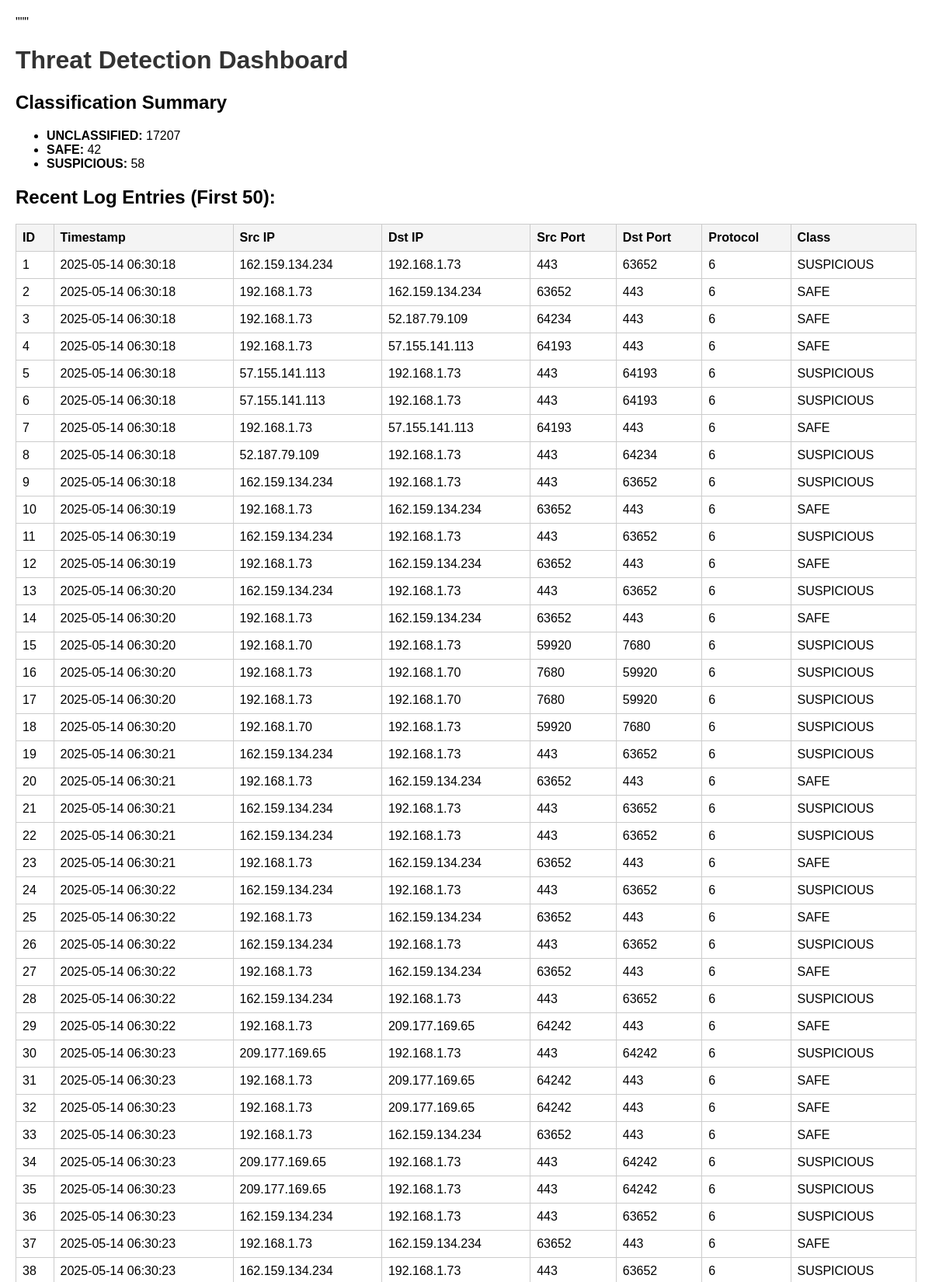
The page / (upper part) on the database its author committed.
### tables this page shows
CREATE TABLE packets (
    timestamp TEXT,
    src_ip TEXT,
    dst_ip TEXT,
    src_port INTEGER,
    dst_port INTEGER,
    protocol TEXT
, classification TEXT);

### visualization/dashboard.py (the view)
@app.get("/")
async def dashboard(request: Request, limit: int = 50):
    summary = get_summary()
    logs = get_recent_logs(limit)
    return templates.TemplateResponse(
        "dashboard.html",
        {"request": request, "summary": summary, "logs": logs}
    )

### visualization/templates/dashboard.html (shortened to what this page needs)
<!DOCTYPE html>
<html lang="en">
  <head>
  </head>
  <body>
    <h1>Threat Detection Dashboard</h1>
    <div class="summary">
      <h2>Classification Summary</h2>
      <ul>
        {% for label, count in summary.items() %}
        <li><strong>{{ label }}:</strong> {{ count }}</li>
        {% endfor %}
      </ul>
    </div>
    <div class="logs">
      <h2>Recent Log Entries (First {{ logs|length }}):</h2>
      <table>
        <tr>
          <th>ID</th>
          <th>Timestamp</th>
          <th>Src IP</th>
          <th>Dst IP</th>
          <th>Src Port</th>
          <th>Dst Port</th>
          <th>Protocol</th>
          <th>Class</th>
        </tr>
        {% for row in logs %}
        <tr>
          <td>{{ row[0] }}</td>
          <td>{{ row[1] }}</td>
          <td>{{ row[2] }}</td>
          <td>{{ row[3] }}</td>
          <td>{{ row[4] }}</td>
          <td>{{ row[5] }}</td>
          <td>{{ row[6] }}</td>
          <td>{{ row[7] }}</td>
        </tr>
        {% endfor %}
      </table>
    </div>
  </body>
</html>

### visualization/templates/dashboard.html (style rules this page uses)
body { font-family: Arial, sans-serif; margin: 20px; }
h1 { color: #333; }
table { border-collapse: collapse; width: 100%; margin-top: 20px; }
th, td { border: 1px solid #ccc; padding: 8px; text-align: left; }
th { background-color: #f4f4f4; }
.summary { margin-top: 20px; }

### rows shown on the page
packets: rowid "1", timestamp "2025-05-14 06:30:18", src_ip "162.159.134.234", dst_ip "192.168.1.73", src_port "443", dst_port "63652", protocol "6", classification "SUSPICIOUS"
packets: rowid "2", timestamp "2025-05-14 06:30:18", src_ip "192.168.1.73", dst_ip "162.159.134.234", src_port "63652", dst_port "443", protocol "6", classification "SAFE"
packets: rowid "3", timestamp "2025-05-14 06:30:18", src_ip "192.168.1.73", dst_ip "52.187.79.109", src_port "64234", dst_port "443", protocol "6", classification "SAFE"
packets: rowid "4", timestamp "2025-05-14 06:30:18", src_ip "192.168.1.73", dst_ip "57.155.141.113", src_port "64193", dst_port "443", protocol "6", classification "SAFE"
packets: rowid "5", timestamp "2025-05-14 06:30:18", src_ip "57.155.141.113", dst_ip "192.168.1.73", src_port "443", dst_port "64193", protocol "6", classification "SUSPICIOUS"
packets: rowid "6", timestamp "2025-05-14 06:30:18", src_ip "57.155.141.113", dst_ip "192.168.1.73", src_port "443", dst_port "64193", protocol "6", classification "SUSPICIOUS"
packets: rowid "7", timestamp "2025-05-14 06:30:18", src_ip "192.168.1.73", dst_ip "57.155.141.113", src_port "64193", dst_port "443", protocol "6", classification "SAFE"
packets: rowid "8", timestamp "2025-05-14 06:30:18", src_ip "52.187.79.109", dst_ip "192.168.1.73", src_port "443", dst_port "64234", protocol "6", classification "SUSPICIOUS"
packets: rowid "9", timestamp "2025-05-14 06:30:18", src_ip "162.159.134.234", dst_ip "192.168.1.73", src_port "443", dst_port "63652", protocol "6", classification "SUSPICIOUS"
packets: rowid "10", timestamp "2025-05-14 06:30:19", src_ip "192.168.1.73", dst_ip "162.159.134.234", src_port "63652", dst_port "443", protocol "6", classification "SAFE"
packets: rowid "11", timestamp "2025-05-14 06:30:19", src_ip "162.159.134.234", dst_ip "192.168.1.73", src_port "443", dst_port "63652", protocol "6", classification "SUSPICIOUS"
packets: rowid "12", timestamp "2025-05-14 06:30:19", src_ip "192.168.1.73", dst_ip "162.159.134.234", src_port "63652", dst_port "443", protocol "6", classification "SAFE"
packets: rowid "13", timestamp "2025-05-14 06:30:20", src_ip "162.159.134.234", dst_ip "192.168.1.73", src_port "443", dst_port "63652", protocol "6", classification "SUSPICIOUS"
packets: rowid "14", timestamp "2025-05-14 06:30:20", src_ip "192.168.1.73", dst_ip "162.159.134.234", src_port "63652", dst_port "443", protocol "6", classification "SAFE"
packets: rowid "15", timestamp "2025-05-14 06:30:20", src_ip "192.168.1.70", dst_ip "192.168.1.73", src_port "59920", dst_port "7680", protocol "6", classification "SUSPICIOUS"
packets: rowid "16", timestamp "2025-05-14 06:30:20", src_ip "192.168.1.73", dst_ip "192.168.1.70", src_port "7680", dst_port "59920", protocol "6", classification "SUSPICIOUS"
packets: rowid "17", timestamp "2025-05-14 06:30:20", src_ip "192.168.1.73", dst_ip "192.168.1.70", src_port "7680", dst_port "59920", protocol "6", classification "SUSPICIOUS"
packets: rowid "18", timestamp "2025-05-14 06:30:20", src_ip "192.168.1.70", dst_ip "192.168.1.73", src_port "59920", dst_port "7680", protocol "6", classification "SUSPICIOUS"
packets: rowid "19", timestamp "2025-05-14 06:30:21", src_ip "162.159.134.234", dst_ip "192.168.1.73", src_port "443", dst_port "63652", protocol "6", classification "SUSPICIOUS"
packets: rowid "20", timestamp "2025-05-14 06:30:21", src_ip "192.168.1.73", dst_ip "162.159.134.234", src_port "63652", dst_port "443", protocol "6", classification "SAFE"
packets: rowid "21", timestamp "2025-05-14 06:30:21", src_ip "162.159.134.234", dst_ip "192.168.1.73", src_port "443", dst_port "63652", protocol "6", classification "SUSPICIOUS"
packets: rowid "22", timestamp "2025-05-14 06:30:21", src_ip "162.159.134.234", dst_ip "192.168.1.73", src_port "443", dst_port "63652", protocol "6", classification "SUSPICIOUS"
packets: rowid "23", timestamp "2025-05-14 06:30:21", src_ip "192.168.1.73", dst_ip "162.159.134.234", src_port "63652", dst_port "443", protocol "6", classification "SAFE"
packets: rowid "24", timestamp "2025-05-14 06:30:22", src_ip "162.159.134.234", dst_ip "192.168.1.73", src_port "443", dst_port "63652", protocol "6", classification "SUSPICIOUS"
packets: rowid "25", timestamp "2025-05-14 06:30:22", src_ip "192.168.1.73", dst_ip "162.159.134.234", src_port "63652", dst_port "443", protocol "6", classification "SAFE"
packets: rowid "26", timestamp "2025-05-14 06:30:22", src_ip "162.159.134.234", dst_ip "192.168.1.73", src_port "443", dst_port "63652", protocol "6", classification "SUSPICIOUS"
packets: rowid "27", timestamp "2025-05-14 06:30:22", src_ip "192.168.1.73", dst_ip "162.159.134.234", src_port "63652", dst_port "443", protocol "6", classification "SAFE"
packets: rowid "28", timestamp "2025-05-14 06:30:22", src_ip "162.159.134.234", dst_ip "192.168.1.73", src_port "443", dst_port "63652", protocol "6", classification "SUSPICIOUS"
packets: rowid "29", timestamp "2025-05-14 06:30:22", src_ip "192.168.1.73", dst_ip "209.177.169.65", src_port "64242", dst_port "443", protocol "6", classification "SAFE"
packets: rowid "30", timestamp "2025-05-14 06:30:23", src_ip "209.177.169.65", dst_ip "192.168.1.73", src_port "443", dst_port "64242", protocol "6", classification "SUSPICIOUS"
packets: rowid "31", timestamp "2025-05-14 06:30:23", src_ip "192.168.1.73", dst_ip "209.177.169.65", src_port "64242", dst_port "443", protocol "6", classification "SAFE"
packets: rowid "32", timestamp "2025-05-14 06:30:23", src_ip "192.168.1.73", dst_ip "209.177.169.65", src_port "64242", dst_port "443", protocol "6", classification "SAFE"
packets: rowid "33", timestamp "2025-05-14 06:30:23", src_ip "192.168.1.73", dst_ip "162.159.134.234", src_port "63652", dst_port "443", protocol "6", classification "SAFE"
packets: rowid "34", timestamp "2025-05-14 06:30:23", src_ip "209.177.169.65", dst_ip "192.168.1.73", src_port "443", dst_port "64242", protocol "6", classification "SUSPICIOUS"
packets: rowid "35", timestamp "2025-05-14 06:30:23", src_ip "209.177.169.65", dst_ip "192.168.1.73", src_port "443", dst_port "64242", protocol "6", classification "SUSPICIOUS"
packets: rowid "36", timestamp "2025-05-14 06:30:23", src_ip "162.159.134.234", dst_ip "192.168.1.73", src_port "443", dst_port "63652", protocol "6", classification "SUSPICIOUS"
packets: rowid "37", timestamp "2025-05-14 06:30:23", src_ip "192.168.1.73", dst_ip "162.159.134.234", src_port "63652", dst_port "443", protocol "6", classification "SAFE"
packets: rowid "38", timestamp "2025-05-14 06:30:23", src_ip "162.159.134.234", dst_ip "192.168.1.73", src_port "443", dst_port "63652", protocol "6", classification "SUSPICIOUS"

### other values the page prints
{{ label }} "UNCLASSIFIED" "SAFE" "SUSPICIOUS"
{{ count }} "17207" "42" "58"
{{ logs|length }} "50"
